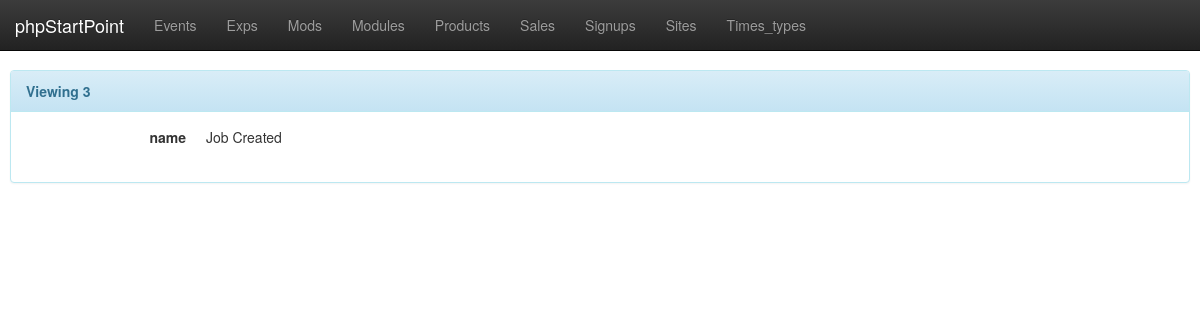
Screenshot of /pub/phpstartpoint/athcore/www/events/view.php?id=3 with the database file from the repository.
### tables this page shows
CREATE TABLE `events` (
  `eventsid` INT unsigned NOT NULL AUTO_INCREMENT,
  `name` varchar(256) NOT NULL,
  PRIMARY KEY (`eventsid`)
);

### php/lib/obj/Events.php (called while the page is built, shortened)
<?php
class Events
{
private $eventsid;
private $name;
	public function setEventsid($eventsid)
	{
		$this->eventsid = $eventsid;
	}
	public function getEventsid()
	{
		return $this->eventsid;
	}
	public function setName($name)
	{
		$this->name = $name;
	}
	public function getName()
	{
		return $this->name;
	}
	public function getAll()
	{
		$ret = array(
		'name'=>$this->getName());
		return $ret;
	}
	public function loadEvents() {
		global $db;
		$res = $db->select('SELECT eventsid,name FROM events WHERE eventsid=?', array($this->eventsid), 'd');
	}
}
?>

### pub/phpstartpoint/athcore/lib/DB.php (called while the page is built, shortened)
<?php
class DB
    {
        public function __construct()
        {
            $config = parse_ini_file('/srv/ath/src/pub/phpstartpoint/athcore/etc/db.conf');
            $this->user = $config['dbuser'];
            $this->password = $config['dbpw'];
            $this->database = $config['db'];
            $this->host = $config['host'];
            $this->db = $this->connect();
        }
        protected function connect()
        {
            return new mysqli($this->host, $this->user, $this->password, $this->database);
        }
        public function select($query, $data, $format)
        {
            $stmt = $this->db->prepare($query);
            $stmt->execute();
            $result = $stmt->get_result();
            while ($row = $result->fetch_object()) {
                $results[] = $row;
            }
            return $results;
        }
    }
?>

### pub/phpstartpoint/athcore/www/events/view.php (the view, shortened to what this page needs)
<?php
include "/srv/ath/src/pub/phpstartpoint/athcore/lib/DB.php";
$db = new DB();
include "/srv/ath/src/pub/phpstartpoint/athcore/lib/Events.php";
include "/srv/ath/src/pub/phpstartpoint/athcore/tmpl/header.php";
?>
<?php
$events = new Events();
$events->setEventsid($_GET['id']);
$events->loadEvents();
$all = $events->getAll();
if (isset($all)) {
		   ?>
<div class="panel panel-info">
	<div class="panel-heading">
		<strong>Viewing <?php echo $events->getEventsid();?></strong>
	</div>
	<div class="panel-body">
		<?php
    foreach ($all as $key => $value) {
        if (isset($value) && ($value != '')) {
            ?>
		    <dl class="dl-horizontal">
			<dt><?php echo $key;?></dt>
			<dd><?php echo $value;?></dd>
		</dl>
		    <?php
        }
    }
    ?>
	</div>
</div>
<?php
}else{
	?>
	<h2>No results found</h2>
	<?php
}
?>
<?php
include "/srv/ath/src/pub/phpstartpoint/athcore/tmpl/footer.php";
?>

### pub/phpstartpoint/athcore/www/css/sitestyle.css (style rules this page uses)
body { padding-top: 70px; padding-bottom: 30px; padding-left: 10px; padding-right: 10px; }

### rows the page displays
events: eventsid "3", key "name", name "Job Created"
